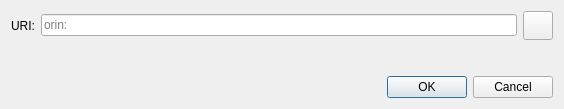
<?xml version="1.0" encoding="UTF-8"?>
<ui version="4.0">
 <class>OpenURIDialog</class>
 <widget class="QDialog" name="OpenURIDialog">
  <property name="geometry">
   <rect>
    <x>0</x>
    <y>0</y>
    <width>564</width>
    <height>109</height>
   </rect>
  </property>
  <property name="windowTitle">
   <string>Open URI</string>
  </property>
  <layout class="QVBoxLayout" name="verticalLayout">
   <item>
    <layout class="QHBoxLayout" name="horizontalLayout">
     <item>
      <widget class="QLabel" name="label">
       <property name="text">
        <string>URI:</string>
       </property>
      </widget>
     </item>
     <item>
      <widget class="QValidatedLineEdit" name="uriEdit">
       <property name="placeholderText">
        <string notr="true">orin:</string>
       </property>
      </widget>
     </item>
     <item>
      <widget class="QToolButton" name="pasteButton">
       <property name="toolTip">
        <string extracomment="Tooltip text for button that allows you to paste an address that is in your clipboard.">Paste address from clipboard</string>
       </property>
       <property name="text">
        <string/>
       </property>
       <property name="iconSize">
        <size>
         <width>22</width>
         <height>22</height>
        </size>
       </property>
      </widget>
     </item>
    </layout>
   </item>
   <item>
    <spacer name="verticalSpacer">
     <property name="orientation">
      <enum>Qt::Vertical</enum>
     </property>
     <property name="sizeHint" stdset="0">
      <size>
       <width>20</width>
       <height>40</height>
      </size>
     </property>
    </spacer>
   </item>
   <item>
    <widget class="QDialogButtonBox" name="buttonBox">
     <property name="orientation">
      <enum>Qt::Horizontal</enum>
     </property>
     <property name="standardButtons">
      <set>QDialogButtonBox::Cancel|QDialogButtonBox::Ok</set>
     </property>
    </widget>
   </item>
  </layout>
 </widget>
 <customwidgets>
  <customwidget>
   <class>QValidatedLineEdit</class>
   <extends>QLineEdit</extends>
   <header>qt/qvalidatedlineedit.h</header>
  </customwidget>
 </customwidgets>
 <resources>
  <include location="../orin.qrc"/>
 </resources>
 <connections>
  <connection>
   <sender>buttonBox</sender>
   <signal>accepted()</signal>
   <receiver>OpenURIDialog</receiver>
   <slot>accept()</slot>
   <hints>
    <hint type="sourcelabel">
     <x>248</x>
     <y>254</y>
    </hint>
    <hint type="destinationlabel">
     <x>157</x>
     <y>274</y>
    </hint>
   </hints>
  </connection>
  <connection>
   <sender>buttonBox</sender>
   <signal>rejected()</signal>
   <receiver>OpenURIDialog</receiver>
   <slot>reject()</slot>
   <hints>
    <hint type="sourcelabel">
     <x>316</x>
     <y>260</y>
    </hint>
    <hint type="destinationlabel">
     <x>286</x>
     <y>274</y>
    </hint>
   </hints>
  </connection>
 </connections>
</ui>
